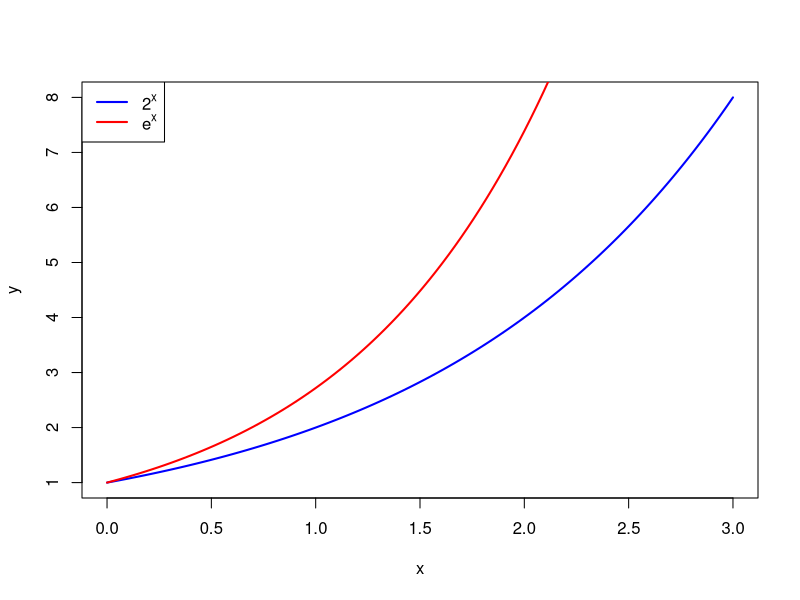
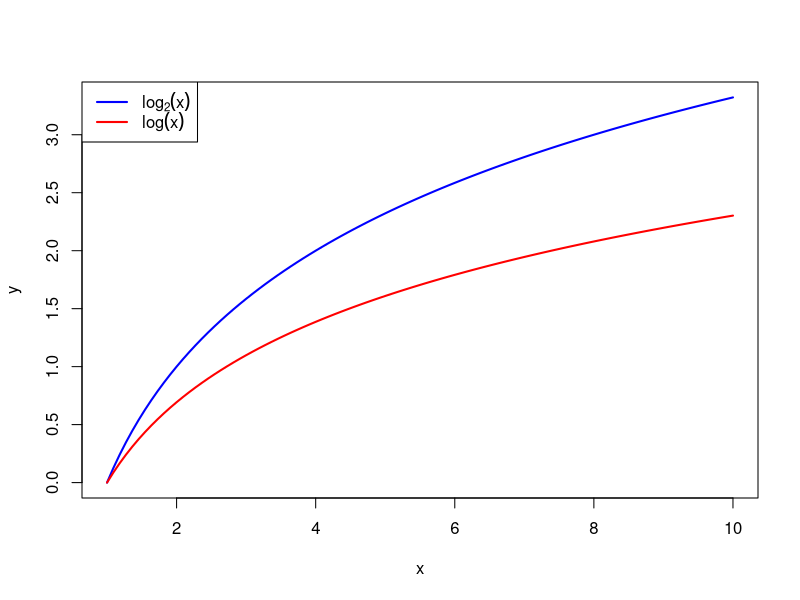

Source code (R) for these figures, in order:
## ---- chunk 1
#| label: fig-exponenciales
#| fig-cap: Funciones exponenciales.
#| fig-align: left
#| fig-width: 5
#| fig-height: 4
x = seq(0, 3, length.out=100)
plot(x, 2^x, type="l", col="blue", lwd=2, xlab="x", ylab="y")
lines(x, exp(x), col="red", lwd=2)
legend("topleft", legend=c(expression(2^x), expression(e^x)), col=c("blue", "red"), lwd=2)
## ---- chunk 2
#| label: fig-logaritmicas
#| fig-cap: Funciones logarítmicas.
#| echo: false
x = seq(1, 10, length.out=100)
plot(x, log(x, 2), type="l", col="blue", lwd=2, xlab="x", ylab="y")
lines(x, log(x), col="red", lwd=2)
legend("topleft", legend=c(expression(log[2](x)), expression(log(x))), col=c("blue", "red"), lwd=2)
